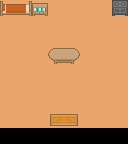

Rendered tile map (Tiled .tmx) drawn with the repository's tilesets; below, a short description and the map source with its tile grids summarised:
An orthogonal 8x9 tile map with 16x16 px tiles, 2 tile layers (Ground, Furniture), 2 tilesets and 2 objects (exit).

<map version="1.10" tiledversion="1.11.2" orientation="orthogonal" renderorder="right-down" width="8" height="9" tilewidth="16" tileheight="16" infinite="0" nextlayerid="5" nextobjectid="11">
 <tileset firstgid="1" source="tilemap_packed.tsx" />
 <tileset firstgid="133" source="rogue-like-indoors.tsx" />
 <layer id="1" name="Ground" width="8" height="9">
  <data>[72 cells, 64 non-empty, 1 distinct tile ids]</data>
 </layer>
 <objectgroup id="4" name="Objects">
  <object id="7" name="exit" x="47.8836" y="128.307" width="31.4815" height="14.5503">
   <properties>
    <property name="flags" type="int" value="2" />
    <property name="goto_place" value="lillys-house-outside" />
   </properties>
  </object>
  <object id="10" gid="100" x="55.5795" y="124.091" width="16" height="16" visible="0">
   <properties>
    <property name="place" value="lillys-house-inside" />
   </properties>
  </object>
 </objectgroup>
 <layer id="2" name="Furniture" width="8" height="9">
  <data>[72 cells, 8 non-empty, 8 distinct tile ids]</data>
 </layer>
</map>
